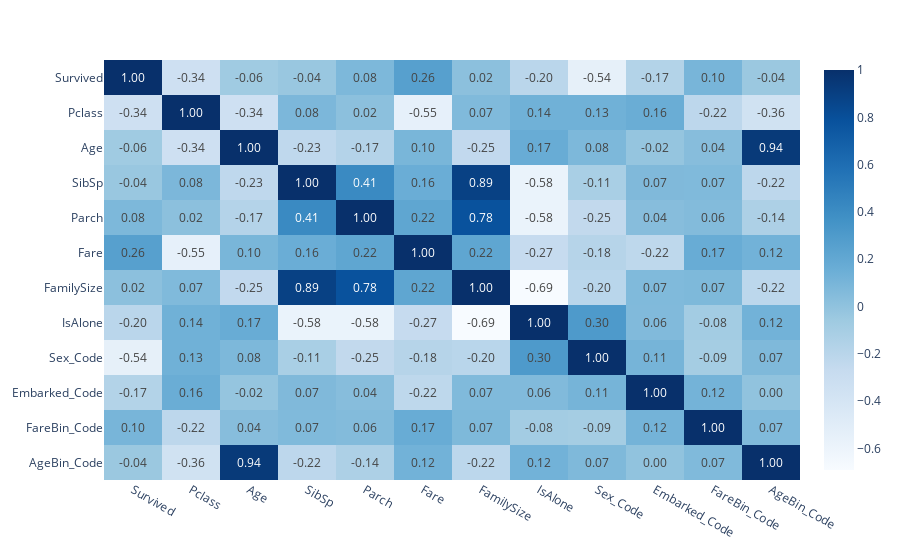

Write notebook code for a chart like this one.
### Code cell
fig = px.imshow(corr.values, x = corr.columns, y = corr.columns, text_auto=".2f",color_continuous_scale=px.colors.sequential.Blues, aspect='auto')
# z_text = np.around(corr.values, decimals=2)
# fig.update_traces(text=z_text, texttemplate="%{text}")
fig.show()

### Figure 1 — Plotly figure (JSON) as saved in the notebook; plotly's stock layout.template omitted (floating-point values rounded to 4 significant figures; data arrays with more than 128 entries replaced by an {"elided": "..."} marker saying what was removed)
{"data": [{"coloraxis": "coloraxis", "hovertemplate": "x: %{x}<br>y: %{y}<br>color: %{z}<extra></extra>", "name": "0", "texttemplate": "%{z:.2f}", "type": "heatmap", "x": ["Survived", "Pclass", "Age", "SibSp", "Parch", "Fare", "FamilySize", "IsAlone", "Sex_Code", "Embarked_Code", "FareBin_Code", "AgeBin_Code"], "xaxis": "x", "y": ["Survived", "Pclass", "Age", "SibSp", "Parch", "Fare", "FamilySize", "IsAlone", "Sex_Code", "Embarked_Code", "FareBin_Code", "AgeBin_Code"], "yaxis": "y", "z": {"elided": "12x12 float values"}}], "layout": {"coloraxis": {"colorscale": [[0, "rgb(247,251,255)"], [0.125, "rgb(222,235,247)"], [0.25, "rgb(198,219,239)"], [0.375, "rgb(158,202,225)"], [0.5, "rgb(107,174,214)"], [0.625, "rgb(66,146,198)"], [0.75, "rgb(33,113,181)"], [0.875, "rgb(8,81,156)"], [1, "rgb(8,48,107)"]]}, "margin": {"t": 60}, "xaxis": {"anchor": "y", "domain": [0, 1]}, "yaxis": {"anchor": "x", "autorange": "reversed", "domain": [0, 1]}}}
